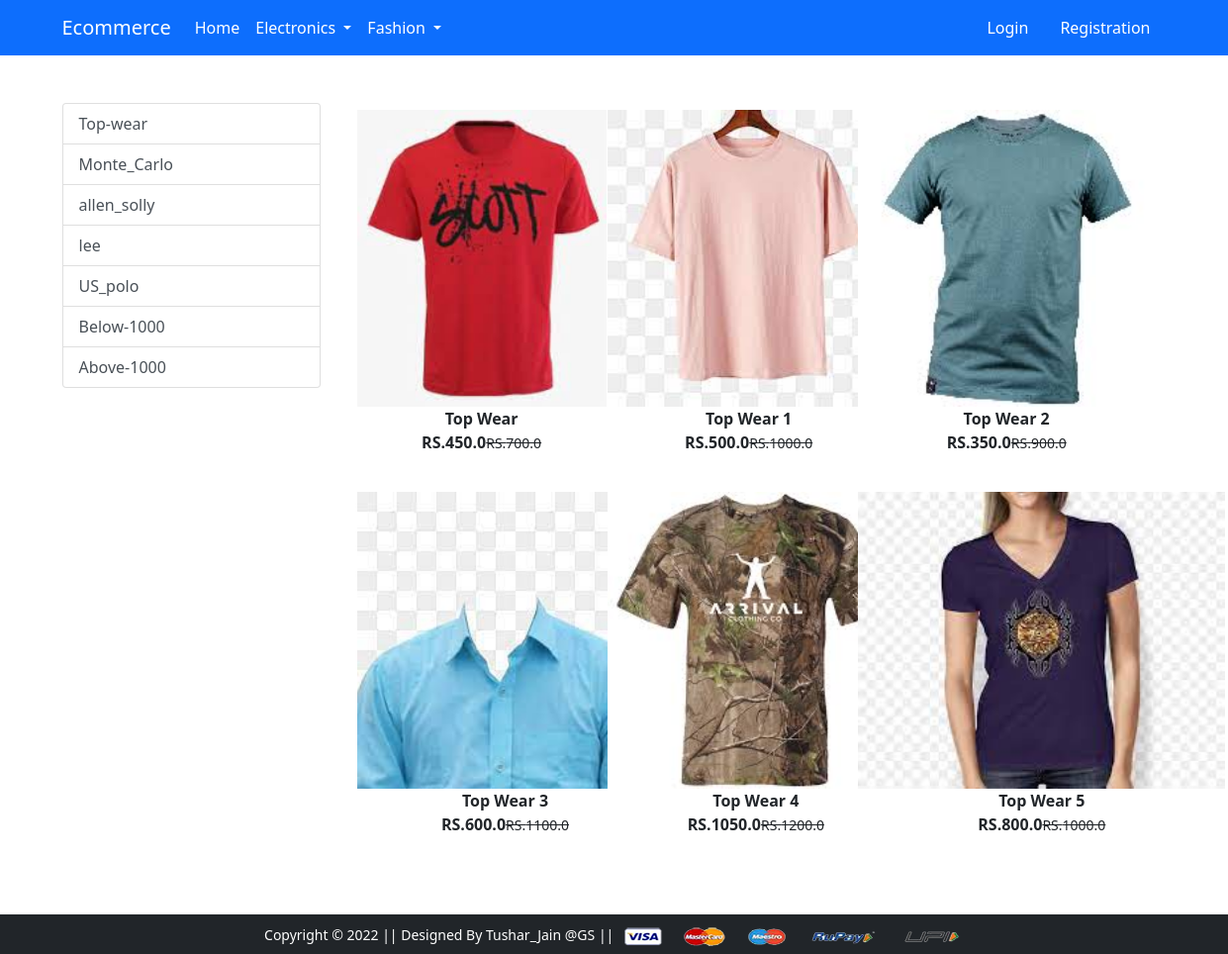
The page /top-wear/ on the database its author committed.
### app/models.py (models this page shows, shortened)
class Product(models.Model):
    title = models.CharField(max_length=100)
    selling_price = models.FloatField()
    discounted_price = models.FloatField()
    description = models.TextField()
    brand = models.CharField(max_length=100)
    category = models.CharField(choices=CATEGORY_CHOICE, max_length=10)
    product_image = models.ImageField(upload_to='productimg')

### app/views.py (the view)
# urls.py: path('top-wear/', views.top_wear, name='top_wear'),
def top_wear(request, data=None):
    total_item = 0
    if request.user.is_authenticated:
        total_item = len(Cart.objects.filter(user=request.user))
    if data == None:
        topwear = Product.objects.filter(category='TW')
    elif data == 'Monte_Carlo' or data == 'allen_solly' or data == 'lee' or data == 'US_polo':
        topwear = Product.objects.filter(category='TW').filter(brand=data)
    elif data == 'Below':
        topwear = Product.objects.filter(category='TW').filter(discounted_price__lt=1000)
    elif data == 'Above':
        topwear = Product.objects.filter(category='TW').filter(discounted_price__gt=1000)
    return render(request, 'app/topwear.html', {'topwear':topwear, 'total_item': total_item})

### app/templates/app/topwear.html (shortened to what this page needs)
{% extends 'app/base.html' %}
{% load static %}
{% block main-content %}
<div class="container my-5">
    <div class="row">
        <div class="col-sm-3">
            <div class="list-group">
                <a href="{% url 'top_wear' %}" class="list-group-item list-group-item-action" aria-current="true">Top-wear</a>
                <a href="{% url 'topweardata' 'Monte_Carlo' %}" class="list-group-item list-group-item-action">Monte_Carlo</a>
                <a href="{% url 'topweardata' 'allen_solly' %}" class="list-group-item list-group-item-action">allen_solly</a>
                <a href="{% url 'topweardata' 'lee' %}" class="list-group-item list-group-item-action">lee</a>
                <a href="{% url 'topweardata' 'US_polo' %}" class="list-group-item list-group-item-action">US_polo</a>
                <a href="{% url 'topweardata' 'Below' %}" class="list-group-item list-group-item-action">Below-1000</a>
                <a href="{% url 'topweardata' 'Above' %}" class="list-group-item list-group-item-action">Above-1000</a>
            </div>
        </div>
        <div class="col-sm-8">
            <div class="row">
                {% for product in topwear %}
                <div class="col-sm-4 text-centre mb-4">
                    <a href="{% url 'product-detail' product.id %}" class="btn">
                        <div class="item">
                            <img src="{{product.product_image.url}}" alt="" height="300">
                            <div class="fw-bold">{{product.title}}</div>
                            <div class="fw-bold">RS.{{product.discounted_price}}<small
                                    class="fw-light text-decoration-line-through">RS.{{product.selling_price}}</small>
                            </div>
                        </div>
                    </a>
                </div>
                {% endfor %}
            </div>
        </div>
    </div>
</div>
{% endblock main-content %}

### rows shown on the page
Product: product_image (picture), title "Top Wear", discounted_price "450.0", selling_price "700.0"
Product: product_image (picture), title "Top Wear 1", discounted_price "500.0", selling_price "1000.0"
Product: product_image (picture), title "Top Wear 2", discounted_price "350.0", selling_price "900.0"
Product: product_image (picture), title "Top Wear 3", discounted_price "600.0", selling_price "1100.0"
Product: product_image (picture), title "Top Wear 4", discounted_price "1050.0", selling_price "1200.0"
Product: product_image (picture), title "Top Wear 5", discounted_price "800.0", selling_price "1000.0"
